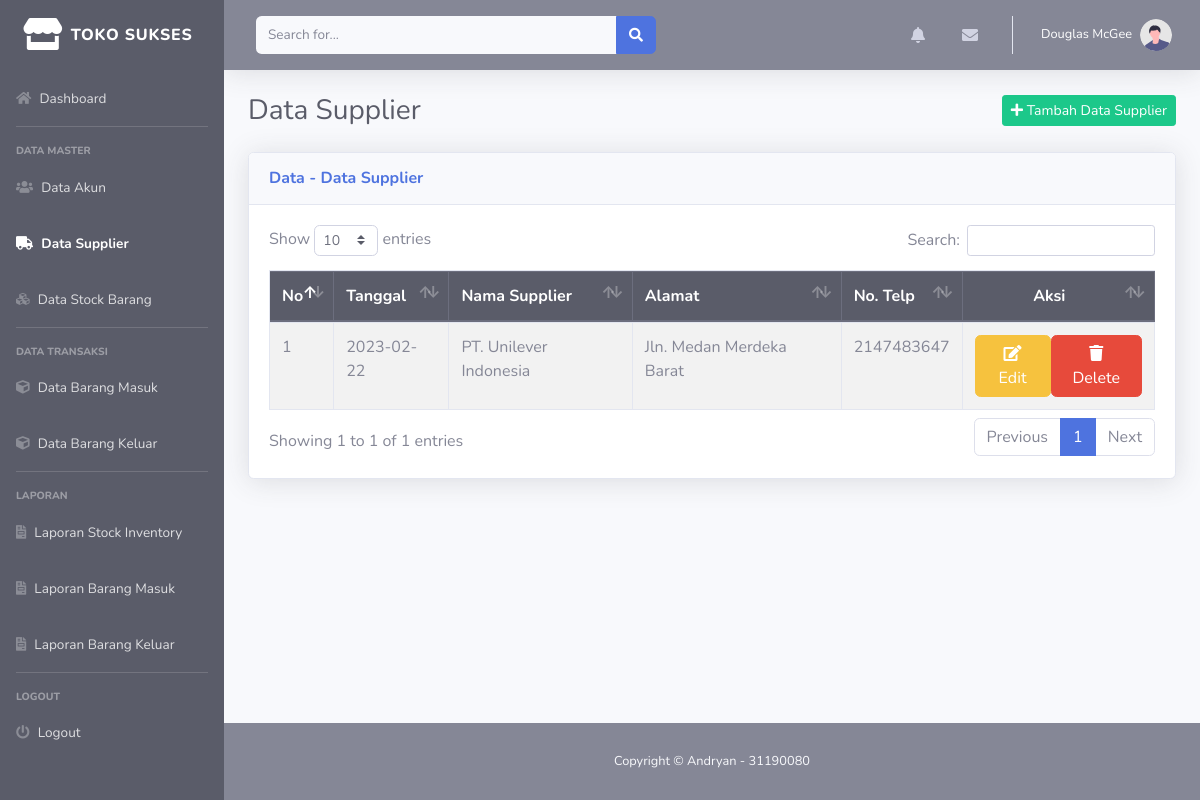
The app's page /supplier.php (signed in), older data.
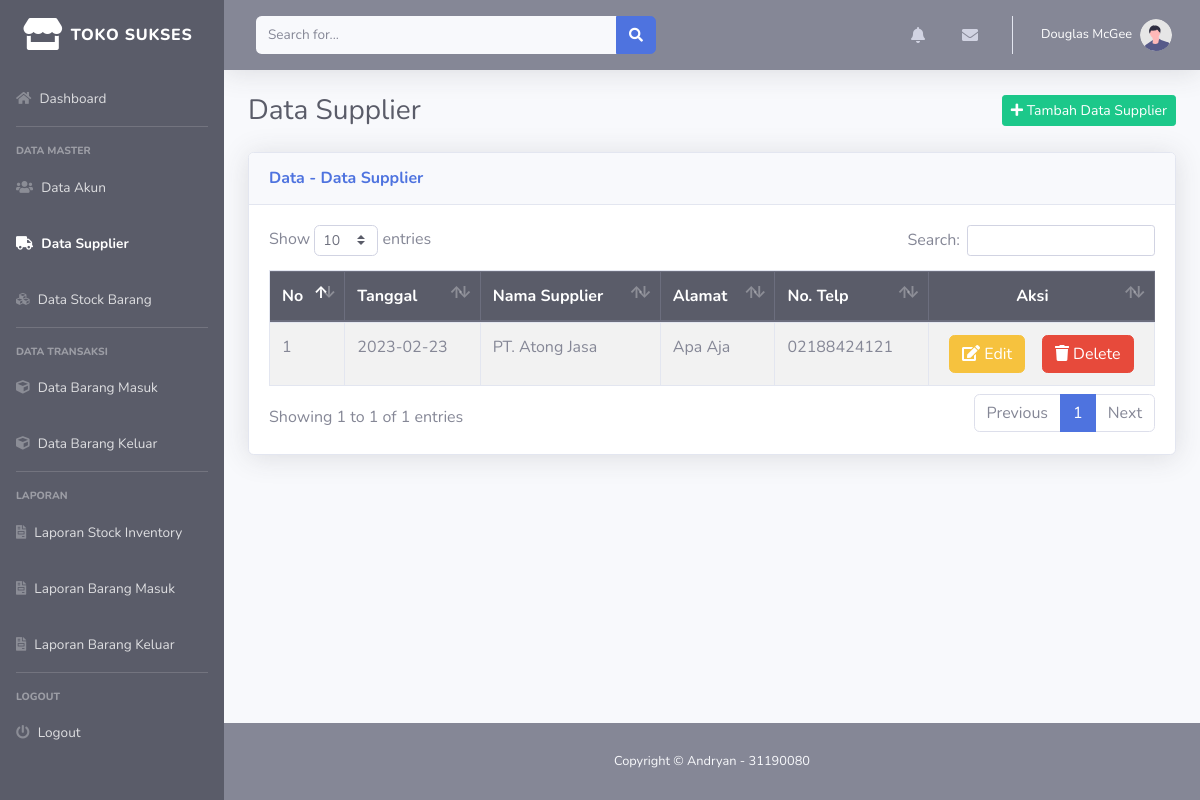
The same page, newer data.
### tables this page shows
CREATE TABLE `data_supplier` (
  `tanggal` date NOT NULL,
  `id_supplier` int(11) NOT NULL,
  `nama_supplier` varchar(45) NOT NULL,
  `alamat_supplier` varchar(45) NOT NULL,
  `telp_supplier` varchar(12) NOT NULL
);

### supplier.php (the view, shortened to what the changed rows need)
<?php
require 'function.php';
?>
<!DOCTYPE html>
<html lang="en">
<head>
    <link href="vendor/fontawesome-free/css/all.min.css" rel="stylesheet" type="text/css">
    <link href="css/sb-admin-2.min.css" rel="stylesheet">
    <link href="vendor/datatables/dataTables.bootstrap4.min.css" rel="stylesheet">
</head>
<body id="page-top">
    <div id="wrapper">
        <div id="content-wrapper" class="d-flex flex-column">
            <div id="content">
                <div class="container-fluid">
                    <div class="d-sm-flex align-items-center justify-content-between mb-4">
                        <h2 class="h3 mb-0 text-gray-800">Data Supplier</h2>
                    </div>
                    <div class="card shadow mb-4">
                        <div class="card-body">
                            <div class="table-responsive table-striped">
                                <table class="table table-bordered" id="dataTable" width="100%" cellspacing="0">
                                    <thead class="thead-dark">
                                        <tr>
                                            <th>No</th>
                                            <th>Tanggal</th>
                                            <th>Nama Supplier</th>
                                            <th>Alamat</th>
                                            <th>No. Telp</th>
                                            <th class="text-center">Aksi</th>
                                        </tr>
                                    </thead>
                                    <tbody>
                                        <?php
                                        $dataStock = mysqli_query($conn, "SELECT * FROM data_supplier");
                                        $i = 1;
                                        while ($data = mysqli_fetch_array($dataStock)) {
                                            $idSupplier = $data['id_supplier'];
                                            $tanggal = $data['tanggal'];
                                            $namaSupplier = $data['nama_supplier'];
                                            $alamatSupplier = $data['alamat_supplier'];
                                            $telpSupplier = $data['telp_supplier'];
                                            ?>
                                            <tr>
                                                <td>
                                                    <?= $i++; ?>
                                                </td>
                                                <td>
                                                    <?= $tanggal; ?>
                                                </td>
                                                <td>
                                                    <?= $namaSupplier; ?>
                                                </td>
                                                <td>
                                                    <?= $alamatSupplier; ?>
                                                </td>
                                                <td>
                                                    <?= $telpSupplier; ?>
                                                </td>
                                                <td class="d-sm-flex justify-content-around align-items-center">
                                                    <button type="button" class="btn btn-warning" data-toggle="modal"
                                                        data-target="#editSupplierModal<?= $idSupplier ?>">
                                                        <i class="fas fa-edit"></i> Edit
                                                    </button>
                                                    <button type="button" class="btn btn-danger" data-toggle="modal"
                                                        data-target="#deleteSupplierModal<?= $idSupplier ?>">
                                                        <i class="fas fa-trash"></i> Delete
                                                    </button>
                                                </td>
                                            </tr>
                                            <?php
                                        }
                                        ?>
                                    </tbody>
                                </table>
                            </div>
                        </div>
                    </div>
                </div>
            </div>
        </div>
    </div>
</body>
</html>

Row changes from the older to the newer data that the page shows:
removed data_supplier: tanggal "2023-02-22", nama_supplier "PT. Unilever Indonesia", alamat_supplier "Jln. Medan Merdeka Barat", telp_supplier "2147483647"
added data_supplier: tanggal "2023-02-23", nama_supplier "PT. Atong Jasa", alamat_supplier "Apa Aja", telp_supplier "02188424121"
